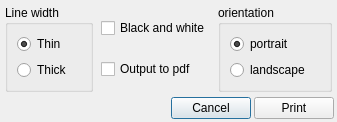
<?xml version="1.0" encoding="UTF-8"?>
<ui version="4.0">
 <class>CPrintWOptions</class>
 <widget class="QDialog" name="CPrintWOptions">
  <property name="geometry">
   <rect>
    <x>0</x>
    <y>0</y>
    <width>327</width>
    <height>133</height>
   </rect>
  </property>
  <property name="minimumSize">
   <size>
    <width>327</width>
    <height>133</height>
   </size>
  </property>
  <property name="maximumSize">
   <size>
    <width>327</width>
    <height>133</height>
   </size>
  </property>
  <property name="windowTitle">
   <string>Print Options</string>
  </property>
  <layout class="QVBoxLayout" name="verticalLayout_2" stretch="3,1">
   <property name="spacing">
    <number>3</number>
   </property>
   <property name="sizeConstraint">
    <enum>QLayout::SetFixedSize</enum>
   </property>
   <property name="leftMargin">
    <number>3</number>
   </property>
   <property name="topMargin">
    <number>3</number>
   </property>
   <property name="rightMargin">
    <number>3</number>
   </property>
   <property name="bottomMargin">
    <number>3</number>
   </property>
   <item>
    <layout class="QHBoxLayout" name="horizontalLayout">
     <property name="spacing">
      <number>8</number>
     </property>
     <property name="leftMargin">
      <number>2</number>
     </property>
     <property name="topMargin">
      <number>2</number>
     </property>
     <property name="rightMargin">
      <number>2</number>
     </property>
     <property name="bottomMargin">
      <number>2</number>
     </property>
     <item>
      <widget class="QGroupBox" name="groupBox_3">
       <property name="minimumSize">
        <size>
         <width>0</width>
         <height>80</height>
        </size>
       </property>
       <property name="title">
        <string>Line width</string>
       </property>
       <layout class="QVBoxLayout" name="verticalLayout_5">
        <item>
         <widget class="QRadioButton" name="thinRBTn">
          <property name="text">
           <string>Thin   </string>
          </property>
          <property name="checked">
           <bool>true</bool>
          </property>
         </widget>
        </item>
        <item>
         <widget class="QRadioButton" name="thickRBTn">
          <property name="text">
           <string>Thick   </string>
          </property>
         </widget>
        </item>
       </layout>
      </widget>
     </item>
     <item>
      <layout class="QVBoxLayout" name="verticalLayout">
       <item>
        <widget class="QCheckBox" name="bwCBOX">
         <property name="text">
          <string>Black and white</string>
         </property>
        </widget>
       </item>
       <item>
        <widget class="QCheckBox" name="pdfCBOX">
         <property name="text">
          <string>Output to pdf</string>
         </property>
        </widget>
       </item>
      </layout>
     </item>
     <item>
      <widget class="QGroupBox" name="groupBox_2">
       <property name="minimumSize">
        <size>
         <width>0</width>
         <height>50</height>
        </size>
       </property>
       <property name="title">
        <string>orientation</string>
       </property>
       <layout class="QVBoxLayout" name="verticalLayout_4">
        <item>
         <widget class="QRadioButton" name="portraitRBTn">
          <property name="text">
           <string>portrait   </string>
          </property>
          <property name="checked">
           <bool>true</bool>
          </property>
         </widget>
        </item>
        <item>
         <widget class="QRadioButton" name="landscRBTn">
          <property name="text">
           <string>landscape   </string>
          </property>
         </widget>
        </item>
       </layout>
      </widget>
     </item>
    </layout>
   </item>
   <item>
    <layout class="QHBoxLayout" name="horizontalLayout_5">
     <item>
      <spacer name="horizontalSpacer_2">
       <property name="orientation">
        <enum>Qt::Horizontal</enum>
       </property>
       <property name="sizeHint" stdset="0">
        <size>
         <width>40</width>
         <height>20</height>
        </size>
       </property>
      </spacer>
     </item>
     <item>
      <widget class="QPushButton" name="cancelBtn">
       <property name="text">
        <string>Cancel</string>
       </property>
      </widget>
     </item>
     <item>
      <widget class="QPushButton" name="printBtn">
       <property name="text">
        <string>Print</string>
       </property>
      </widget>
     </item>
    </layout>
   </item>
  </layout>
 </widget>
 <resources/>
 <connections/>
</ui>
